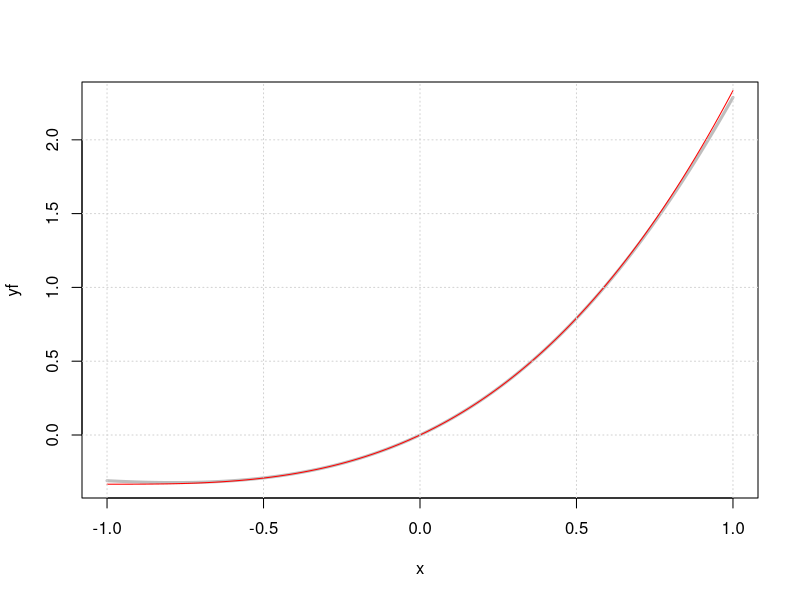

Write R code to recreate this figure.
library(pracma)


f <- function(x) exp(x)*sin(x)
p <- taylor(f, 0, 3)

x <- seq(-1.0, 1.0, length.out=100)
yf <- f(x)
yp <- polyval(p, x)
plot(x, yf, type = "l", col = "gray", lwd = 3)
lines(x, yp, col = "red")
grid()


p